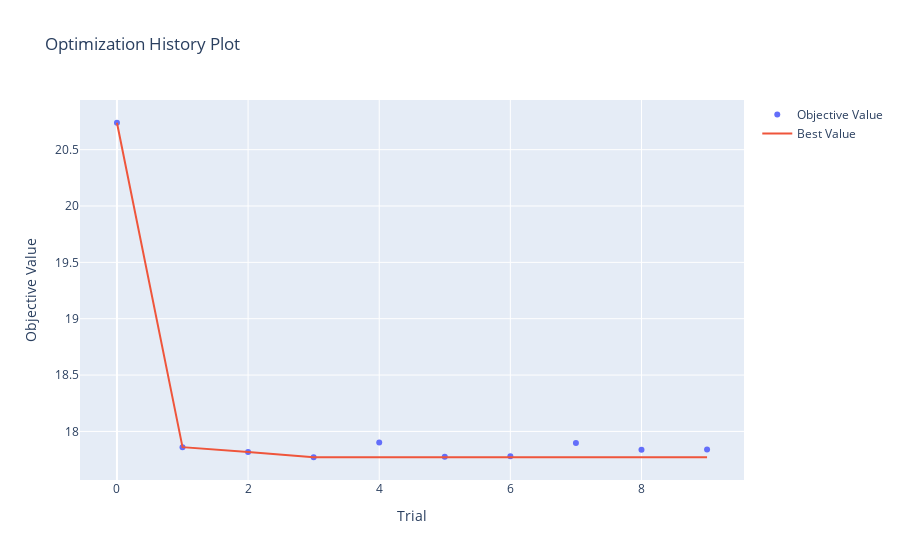

Notebook code for this chart:
### Code cell
optuna.visualization.plot_optimization_history(study)

### Figure 1 — Plotly figure (JSON) as saved in the notebook; plotly's stock layout.template omitted (floating-point values rounded to 4 significant figures)
{"data": [{"mode": "markers", "name": "Objective Value", "type": "scatter", "x": [0, 1, 2, 3, 4, 5, 6, 7, 8, 9], "y": [20.74, 17.86, 17.82, 17.77, 17.9, 17.77, 17.78, 17.9, 17.84, 17.84]}, {"mode": "lines", "name": "Best Value", "type": "scatter", "x": [0, 1, 2, 3, 4, 5, 6, 7, 8, 9], "y": [20.74, 17.86, 17.82, 17.77, 17.77, 17.77, 17.77, 17.77, 17.77, 17.77]}, {"marker": {"color": "#cccccc"}, "mode": "markers", "name": "Infeasible Trial", "showlegend": false, "type": "scatter", "x": [], "y": []}], "layout": {"title": {"text": "Optimization History Plot"}, "xaxis": {"title": {"text": "Trial"}}, "yaxis": {"title": {"text": "Objective Value"}}}}
